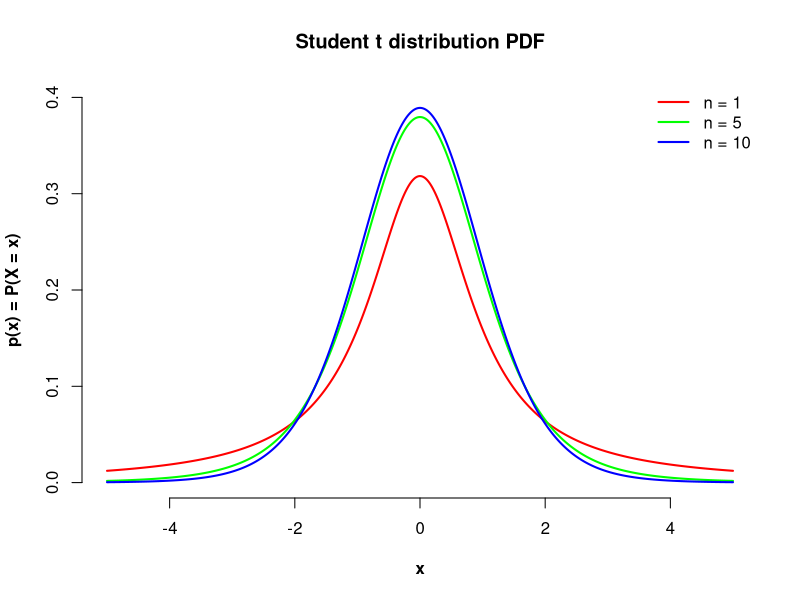

Generate this figure with R:
svg("Student_PDF.svg")

plot(xlim = c(-5, 5), ylim = c(0, 0.4), x = "", type = "l",
     main = "Student t distribution PDF", xlab = "x",
     ylab = "p(x) = P(X = x)", bty = 'n', font.lab = 2)

points(seq(-5, 5, 1/1000), dt(seq(-5, 5, 1/1000), df = 1),
       type = 'l', lwd = 2, col = "red")
points(seq(-5, 5, 1/1000), dt(seq(-5, 5, 1/1000), df = 5),
       type = 'l', lwd = 2, col = "green")
points(seq(-5, 5, 1/1000), dt(seq(-5, 5, 1/1000), df = 10),
       type = 'l', lwd = 2, col = "blue")

legend('topright', legend = c('n = 1', 'n = 5', 'n = 10'),
       lwd = c(2, 2, 2), col = c('red', 'green', 'blue'), 
       bty = 'n')

dev.off()
